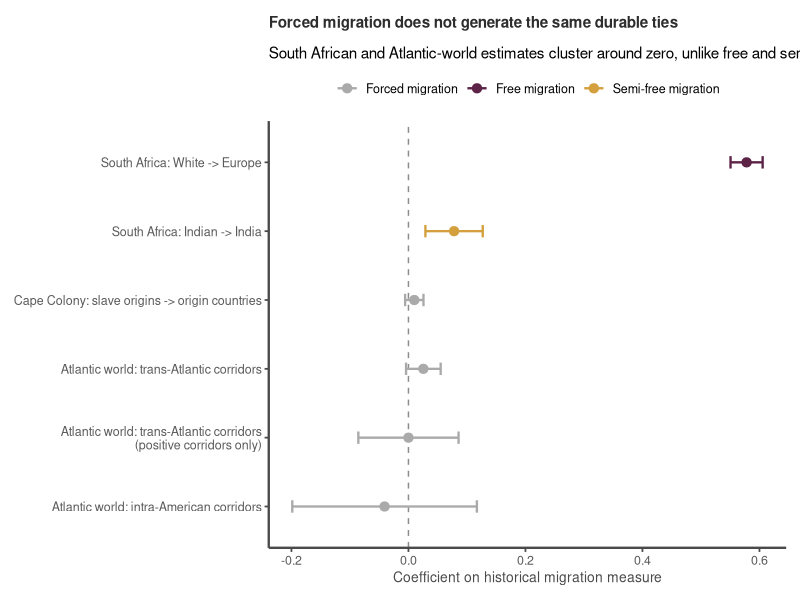
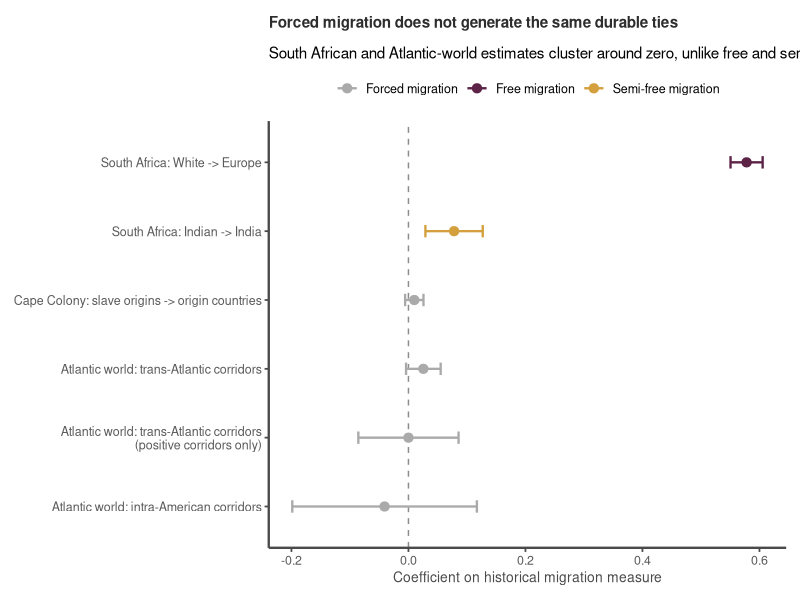

Write R code to recreate these figures, in order.
library(ggplot2)
library(data.table)

wp_dir <- "C:/Users/johanf/Dropbox/0Claude0/1Research/Fourie_Meta/WorkingPaperNew"
fig_dir <- file.path(wp_dir, "Figures")
dir.create(fig_dir, recursive = TRUE, showWarnings = FALSE)

# LEAP colour palette
LEAP_COLORS <- c(
  plum  = "#5C2346",
  blue  = "#3D8EB9",
  sage  = "#6B8E5E",
  gold  = "#D4A03E",
  rose  = "#A34466",
  teal  = "#45808B",
  earth = "#8B6B3D",
  mint  = "#97C5B0"
)
LEAP_NONSIG_COLOR <- "#AAAAAA"

theme_leap <- function(base_size = 10) {
  theme_minimal(base_size = base_size, base_family = "sans") %+replace%
    theme(
      text = element_text(family = "sans"),
      plot.title = element_text(
        size = 11, face = "bold", color = "#2D2D2D",
        margin = ggplot2::margin(b = 12), hjust = 0
      ),
      axis.title = element_text(size = 10, color = "#4A4A4A"),
      axis.text = element_text(size = 9, color = "#5A5A5A"),
      legend.text = element_text(size = 9),
      axis.line.x.bottom = element_line(color = "#4A4A4A", linewidth = 0.8),
      axis.line.y.left = element_line(color = "#4A4A4A", linewidth = 0.8),
      panel.border = element_blank(),
      panel.grid.major.y = element_line(color = "#E0E0E0", linewidth = 0.5),
      panel.grid.major.x = element_blank(),
      panel.grid.minor = element_blank(),
      axis.ticks = element_line(color = "#4A4A4A", linewidth = 0.6),
      axis.ticks.length = unit(3, "pt"),
      legend.background = element_blank(),
      legend.key = element_blank(),
      plot.background = element_rect(fill = "#FFFFFF", color = NA),
      panel.background = element_rect(fill = "#FFFFFF", color = NA),
      plot.margin = ggplot2::margin(10, 10, 10, 10),
      strip.text = element_text(size = 10, face = "bold", color = "#2D2D2D")
    )
}

save_leap_fig <- function(fig_path, plot, width, height, dpi = 600) {
  png_path <- sub("\\.[^.]+$", ".png", fig_path)
  ggsave(png_path, plot, width = width, height = height, dpi = dpi)
  pdf_path <- sub("\\.[^.]+$", ".pdf", fig_path)
  ggsave(pdf_path, plot, width = width, height = height)
  cat("Saved:", png_path, "and", pdf_path, "\n")
}

plot_df <- data.table(
  label = c(
    "South Africa: White -> Europe",
    "South Africa: Indian -> India",
    "Cape Colony: slave origins -> origin countries",
    "Atlantic world: trans-Atlantic corridors",
    "Atlantic world: trans-Atlantic corridors\n(positive corridors only)",
    "Atlantic world: intra-American corridors"
  ),
  family = c(
    "Free migration",
    "Semi-free migration",
    "Forced migration",
    "Forced migration",
    "Forced migration",
    "Forced migration"
  ),
  beta = c(0.578, 0.078, 0.010, 0.0255, 0.0000, -0.0408),
  se = c(0.014, 0.025, 0.008, 0.0151, 0.0437, 0.0805)
)

plot_df[, lower := beta - 1.96 * se]
plot_df[, upper := beta + 1.96 * se]
plot_df[, label := factor(label, levels = rev(label))]

pal <- c(
  "Free migration"      = "#5C2346",
  "Semi-free migration" = "#D4A03E",
  "Forced migration"    = "#AAAAAA"
)

p <- ggplot(plot_df, aes(x = beta, y = label, color = family)) +
  geom_vline(xintercept = 0, color = "grey55", linewidth = 0.5, linetype = "dashed") +
  geom_errorbar(aes(xmin = lower, xmax = upper), orientation = "y", width = 0.18, linewidth = 0.8) +
  geom_point(size = 2.8) +
  scale_color_manual(values = pal) +
  labs(
    x = "Coefficient on historical migration measure",
    y = NULL,
    color = NULL,
    title = "Forced migration does not generate the same durable ties",
    subtitle = "South African and Atlantic-world estimates cluster around zero, unlike free and semi-free migration"
  ) +
  theme_leap() +
  theme(
    panel.grid.major.y = element_blank(),
    legend.position = "top",
    axis.text.y = element_text(hjust = 1)
  )

save_leap_fig(file.path(fig_dir, "Fig18_forced_migration_external_validity.png"),
              p, width = 8.5, height = 4.8)
